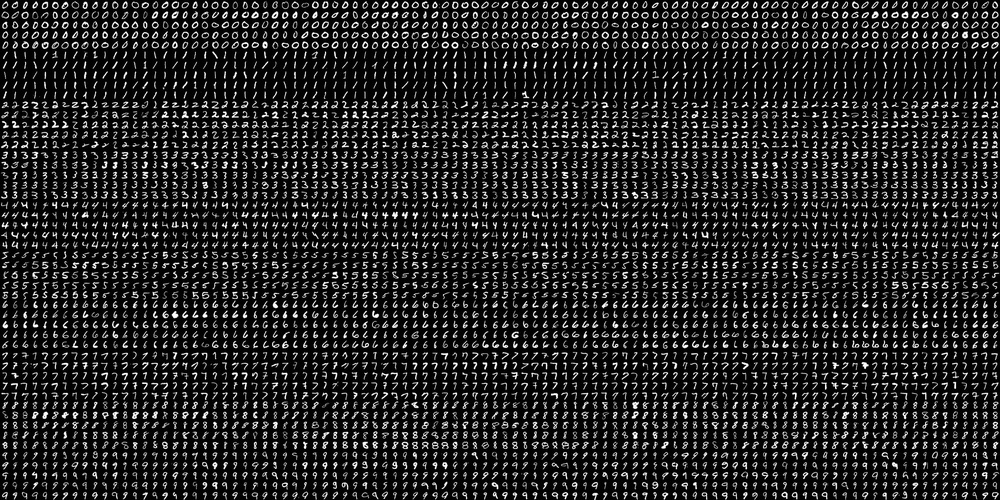
#> input picture PyLearnMLIntroduction/input/numbers.jpg, 1000 x 500 px, shrunk from 2000 x 1000 before the run
$ jupyter execute Introduction.ipynb
#> lines starting #> are read from the running program, lines starting #| are printed output that depends on the picture
# Introduction

[cell 1]
import cv2
import numpy as np
import matplotlib.pyplot as plt

## Crop digits and make a dataset

[cell 2]
image = cv2.imread('input/numbers.jpg')
#> image is the input picture: shape (500, 1000, 3); min 0, max 255, mean 37
image = cv2.cvtColor(image, cv2.COLOR_BGR2GRAY)
#> image: shape (500, 1000)

for n in range(10):
    for i in range(5):
        for j in range(100):
            row = (n*5 + i)*20
            col = j*20
            cv2.imwrite(f'output/{n}/{n}_{i}_{j}.jpg',image[row : (row+20),col : (col+20)])
#> this loop made 10 passes
#> pass 1, `cv2.imwrite(f'output/{n}/{n}_{i}_{j}.jpg',image[row : (row+20),col : (..`:
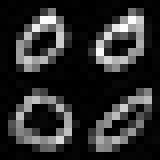
#> saved as 0_0_0.jpg: shape (20, 20) (shown 8 times larger); min 0, max 254, mean 44
#> pass 1, `cv2.imwrite(f'output/{n}/{n}_{i}_{j}.jpg',image[row : (row+20),col : (..`:
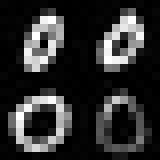
#> saved as 0_0_1.jpg: shape (20, 20) (shown 8 times larger); min 0, max 255, mean 45.9
#> pass 1, `cv2.imwrite(f'output/{n}/{n}_{i}_{j}.jpg',image[row : (row+20),col : (..`:
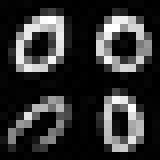
#> saved as 0_0_2.jpg: shape (20, 20) (shown 8 times larger); min 0, max 255, mean 49.7
#> pass 1, `cv2.imwrite(f'output/{n}/{n}_{i}_{j}.jpg',image[row : (row+20),col : (..`:
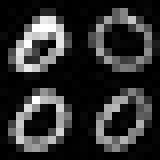
#> saved as 0_0_3.jpg: shape (20, 20) (shown 8 times larger); min 0, max 255, mean 47.1
